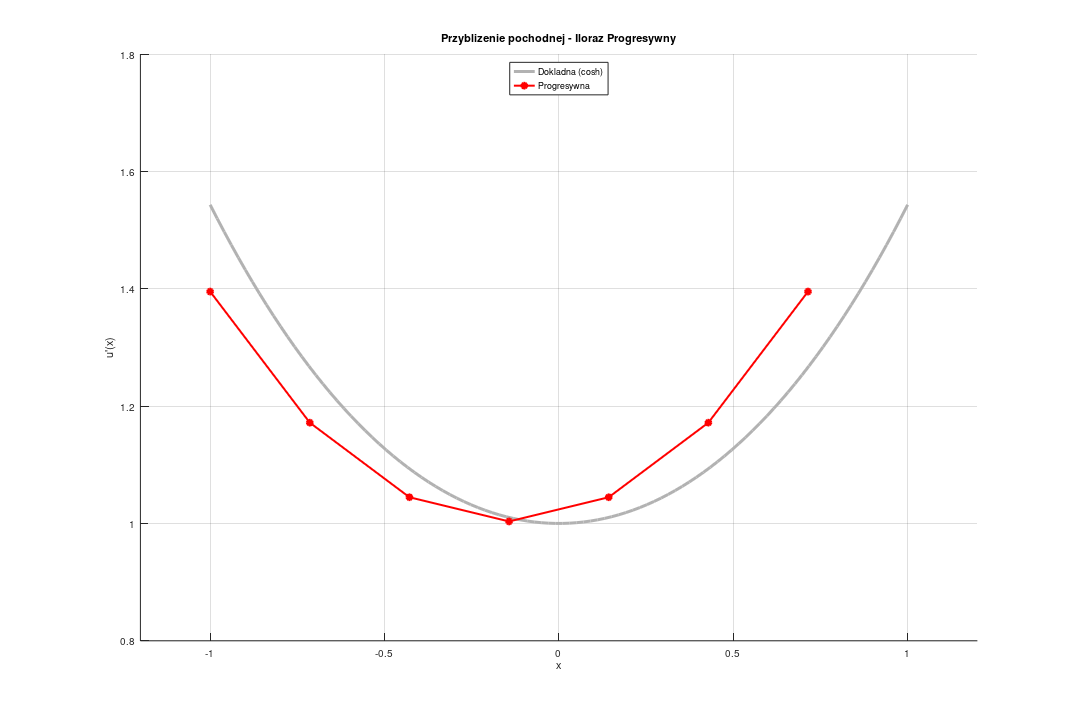

This figure's MATLAB source: (Note: this script raises an error after producing the figure.)
n = 8;
a = -1;
b = 1;
h = (b - a) / (n - 1);

x = linspace(a, b, n);
u = sinh(x);

% Dokładna analityczna pochodna do porównań
x_smooth = linspace(a, b, 100);
u_dokl_smooth = cosh(x_smooth);

% Puste wektory na pochodne (wypełnione NaN dla węzłów brzegowych)
u_prog = NaN(1, n);
u_regr = NaN(1, n);
u_cent = NaN(1, n);

% Obliczenia
for i = 1:n
    if i < n
        u_prog(i) = (u(i+1) - u(i)) / h;
    end
    if i > 1
        u_regr(i) = (u(i) - u(i-1)) / h;
    end
    if i > 1 && i < n
        u_cent(i) = (u(i+1) - u(i-1)) / (2*h);
    end
end

% ==========================================================
% WYKRES 1: Metoda Progresywna
% ==========================================================
figure(1, 'visible', 'off');
clf; hold on; grid on;
plot(x_smooth, u_dokl_smooth, 'Color', [0.7 0.7 0.7], 'LineWidth', 3, 'DisplayName', 'Dokladna (cosh)');
plot(x, u_prog, 'r-o', 'LineWidth', 2, 'MarkerSize', 6, 'MarkerFaceColor', 'r', 'DisplayName', 'Progresywna');
title('Przyblizenie pochodnej - Iloraz Progresywny');
xlabel('x'); ylabel('u''(x)');
legend('Location', 'north');
xlim([-1.2 1.2]); ylim([0.8 1.8]);
set(gcf, 'PaperPosition', [0 0 15 10]); 

output_path = fullfile(output_dir, 'wykres_progresywna.png');
print(output_path, '-dpng', '-r300');
hold off;

% ==========================================================
% WYKRES 2: Metoda Regresywna
% ==========================================================
figure(2, 'visible', 'off'); clf; hold on; grid on;
plot(x_smooth, u_dokl_smooth, 'Color', [0.7 0.7 0.7], 'LineWidth', 3, 'DisplayName', 'Dokladna (cosh)');
plot(x, u_regr, 'b-s', 'LineWidth', 2, 'MarkerSize', 6, 'MarkerFaceColor', 'b', 'DisplayName', 'Regresywna');
title('Przyblizenie pochodnej - Iloraz Regresywny');
xlabel('x'); ylabel('u''(x)');
legend('Location', 'north');
xlim([-1.2 1.2]); ylim([0.8 1.8]);
set(gcf, 'PaperPosition', [0 0 15 10]); 

output_path = fullfile(output_dir, 'wykres_regresywna.png');
print(output_path, '-dpng', '-r300');
hold off;

% ==========================================================
% WYKRES 3: Metoda Centralna
% ==========================================================
figure(3, 'visible', 'off'); clf; hold on; grid on;
plot(x_smooth, u_dokl_smooth, 'Color', [0.7 0.7 0.7], 'LineWidth', 3, 'DisplayName', 'Dokladna (cosh)');
plot(x, u_cent, 'g-^', 'LineWidth', 2, 'MarkerSize', 6, 'MarkerFaceColor', 'g', 'DisplayName', 'Centralna');
title('Przyblizenie pochodnej - Iloraz Centralny');
xlabel('x'); ylabel('u''(x)');
legend('Location', 'north');
xlim([-1.2 1.2]); ylim([0.8 1.8]);
set(gcf, 'PaperPosition', [0 0 15 10]); 

output_path = fullfile(output_dir, 'wykres_centralna.png');
print(output_path, '-dpng', '-r300');
hold off;
